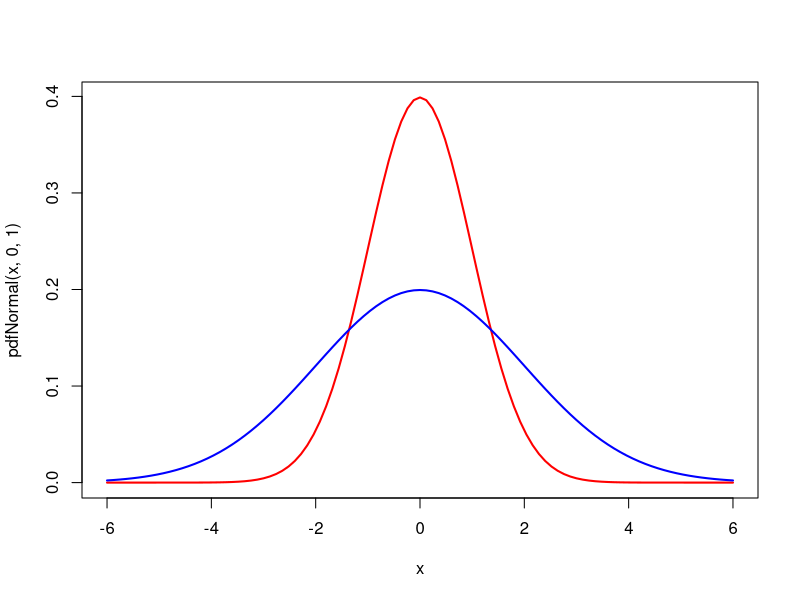

Recreate this plot in R.
## ---- chunk 1
# install.packages("nleqslv")
library(nleqslv) # Resolver sistema ecuaciones con funcion nleqslv()
## ---- chunk 2
pdfNormal<-function(x,mu,sigma){
  1/(sigma*sqrt(2*pi))*exp(-0.5*(x-mu)^2 /sigma^2)
  }

curve(pdfNormal(x,0,1),from=-6,to=6,lwd=2, col="red")
curve(pdfNormal(x,0,2),from=-6,to=6,lwd=2,col="blue",add=TRUE)

## ---- chunk 3
f <- function(t){
1/sqrt(2*pi)*exp(-t^2/2)
  }

resultado<-integrate(f, lower = -Inf, upper = 1.96)
resultado

resultado$value

# Notar que como limites de integracion se puede usar infinito
resultado<-integrate(f, lower = -Inf, upper = Inf)
resultado

resultado$value
## ---- chunk 4

rm(list=ls()) # Borrar objetos de memoria

Alpha=2; Beta=3 # Valor exacto de parametros
num=1000 # Numero datos a generar

# Funcion genera vector con num datos Weibull
VectorDatosW<-function(Alpha,Beta,num){
  VectorUnif<-runif(num,0,1)
  
  WEIB<- ((-Beta)*log(1-VectorUnif))^(1/Alpha)
}
  
# Vector generado de datos Weibull
VData<-VectorDatosW(Alpha,Beta,num)

# CONTINUACION: Metodo de los Momentos
# Momentos muestrales
M1<-mean(VData); M2<-mean(VData^2)
  
# Funcion con el sistema de ecuaciones
SistemaM <- function(x) {
    y <- numeric(2)
    y[1] <- x[2]^(1/x[1])*(1/x[1])*gamma(1/x[1])-M1
    y[2] <- x[2]^(2/x[1])*(2/x[1])*gamma(2/x[1])-M2
    return(y) 
}

# Resolver el sistema
xstart <- c(0.1,0.1) 
#xstart <- c(1,1) # Punto de inicio2 para resolver el sistema, a veces cambiar el punto de inicio 
help(nleqslv)
SolSistem<-nleqslv(xstart, SistemaM, jacobian=TRUE)
# Estimaciones metodo de los momentos:
alphaM<-SolSistem$x[1]; alphaM
betaM<-SolSistem$x[2]; betaM

## ---- chunk 5
#MOMENTOS DE MAXIMA VEROSIMILITUD
alpha<- alphaM
beta<- betaM
# Funcion de log-verosimilitud:
LogLike <- function(param){alpha <- param[1];beta <- param[2]
LL<- sum(log(alpha)-log(beta)+(alpha-1)*log(VData)-(1/beta)*VData^(alpha))
return(LL)}

# Gradiente (primeras derivadas)
Gradiente<-function(param){alpha <- param[1]; beta <- param[2]
Grad1<-sum((1/alpha)+log(VData)-(1/beta)*(log(VData)*VData^(alpha)))
Grad2<-sum((-1/beta)+(1/beta^2)*VData^(alpha))
Gradi<-c(Grad1,Grad2)}





#=====================================
Inicio<-c(alpha,beta) # Punto inicio para resolver sistema10
# Resolver sistema ecuaciones normales con nleqslv()

SolSistema<-nleqslv(Inicio, fn=Gradiente)
# Soluciones del sistema
SolSistema$x[1]; alphaMV<-SolSistema$x[1]
SolSistema$x[2]; betaMV<-SolSistema$x[2]
LogLike(c(alphaMV,betaMV)) # Valor de Log-likelihood en el optimo


# Chequear hessiano es definido negativo
# Componentes del hessiano (evaluado en los datos y con las estimaciones MV)
A11<-(-1)*(num/alphaMV^2)-(1/betaMV)*sum(VData^alphaMV*(log(VData))^2)
A22<-(num/betaMV^2)-(2/betaMV^3)*sum(VData^alphaMV)
A12<-(1/betaMV^2)*sum((VData^alphaMV)*log(VData))
Determ<-A11%*%A22-A12%*%A12
A11 # Primer menor: ha de ser negativo")
Determ # Segundo menor: ha de ser postivo:")


# 32 CONTINUACION: Estimaciones MV resolviendo el Problema de Optimizacion
# Resolver problema de optimizacion con constrOptim()

# Algoritmo de Nelder-Mead
SolNelderMead<-constrOptim(Inicio,LogLike,Gradiente,method="Nelder-Mead", ui=rbind(c(1,0), c(0,1)), ci=c(0,0), control=list(fnscale=-1),hessian=TRUE)
# Estimaciones de parametros
SolNelderMead$par[1]; SolNelderMead$par[2]
SolNelderMead$value # Valor de log-verosimilitud
SolNelderMead$hessian # Proporciona la matriz hessiana


# Algoritmo BFGS
SolBFGS<-constrOptim(Inicio,LogLike,Gradiente,method="BFGS", ui=rbind(c(1,0), c(0,1)), ci=c(0,0), control=list(fnscale=-1),hessian=TRUE)
# Estimaciones de parametros
SolBFGS$par[1];SolBFGS$par[2]
SolBFGS$value # Valor de log-verosimilitud
H=SolBFGS$hessian # Proporciona la matriz hessiana
det(H)
# Comprobamos la matriz hessiana con las soluciones BFGS es definida negativa
library(matrixcalc)
is.negative.definite(H)
